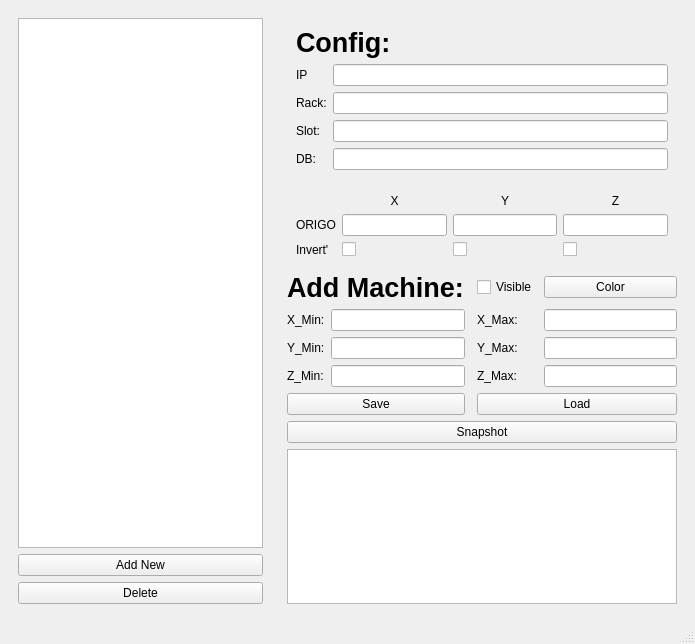
<?xml version="1.0" encoding="UTF-8"?>
<ui version="4.0">
 <class>MainWindow</class>
 <widget class="QMainWindow" name="MainWindow">
  <property name="geometry">
   <rect>
    <x>0</x>
    <y>0</y>
    <width>695</width>
    <height>644</height>
   </rect>
  </property>
  <property name="windowTitle">
   <string>MainWindow</string>
  </property>
  <widget class="QWidget" name="centralwidget">
   <layout class="QHBoxLayout" name="horizontalLayout">
    <item>
     <widget class="QWidget" name="widget_3" native="true">
      <layout class="QVBoxLayout" name="verticalLayout">
       <item>
        <widget class="QListView" name="listView">
         <property name="selectionMode">
          <enum>QAbstractItemView::SingleSelection</enum>
         </property>
        </widget>
       </item>
       <item>
        <widget class="QPushButton" name="pushButton_Add">
         <property name="text">
          <string>Add New</string>
         </property>
        </widget>
       </item>
       <item>
        <widget class="QPushButton" name="pushButton_Delete">
         <property name="text">
          <string>Delete</string>
         </property>
        </widget>
       </item>
      </layout>
     </widget>
    </item>
    <item>
     <widget class="QWidget" name="widget" native="true">
      <layout class="QGridLayout" name="gridLayout">
       <item row="1" column="0" colspan="5">
        <widget class="QWidget" name="widget_4" native="true">
         <property name="layoutDirection">
          <enum>Qt::LeftToRight</enum>
         </property>
         <layout class="QGridLayout" name="gridLayout_3">
          <item row="0" column="2">
           <widget class="QLabel" name="label_15">
            <property name="text">
             <string>Y</string>
            </property>
            <property name="alignment">
             <set>Qt::AlignCenter</set>
            </property>
           </widget>
          </item>
          <item row="0" column="3">
           <widget class="QLabel" name="label_16">
            <property name="text">
             <string>Z</string>
            </property>
            <property name="alignment">
             <set>Qt::AlignCenter</set>
            </property>
           </widget>
          </item>
          <item row="1" column="3">
           <widget class="QLineEdit" name="lineEdit_OrigoZ"/>
          </item>
          <item row="0" column="1">
           <widget class="QLabel" name="label_14">
            <property name="text">
             <string>X</string>
            </property>
            <property name="alignment">
             <set>Qt::AlignCenter</set>
            </property>
           </widget>
          </item>
          <item row="1" column="1">
           <widget class="QLineEdit" name="lineEdit_OrigoX"/>
          </item>
          <item row="1" column="2">
           <widget class="QLineEdit" name="_OrigoY"/>
          </item>
          <item row="1" column="0">
           <widget class="QLabel" name="label_13">
            <property name="text">
             <string>ORIGO</string>
            </property>
            <property name="alignment">
             <set>Qt::AlignLeading|Qt::AlignLeft|Qt::AlignVCenter</set>
            </property>
           </widget>
          </item>
          <item row="2" column="0">
           <widget class="QLabel" name="label_17">
            <property name="text">
             <string>Invert'</string>
            </property>
           </widget>
          </item>
          <item row="2" column="1">
           <widget class="QCheckBox" name="checkBox_X">
            <property name="text">
             <string/>
            </property>
           </widget>
          </item>
          <item row="2" column="2">
           <widget class="QCheckBox" name="checkBox_Y">
            <property name="text">
             <string/>
            </property>
           </widget>
          </item>
          <item row="2" column="3">
           <widget class="QCheckBox" name="checkBox_Z">
            <property name="text">
             <string/>
            </property>
           </widget>
          </item>
         </layout>
        </widget>
       </item>
       <item row="6" column="3">
        <widget class="QLabel" name="label_2">
         <property name="text">
          <string>Z_Max:</string>
         </property>
        </widget>
       </item>
       <item row="4" column="4">
        <widget class="QLineEdit" name="lineEdit_XMax"/>
       </item>
       <item row="0" column="0" colspan="5">
        <widget class="QWidget" name="widget_2" native="true">
         <layout class="QGridLayout" name="gridLayout_2">
          <item row="1" column="1">
           <widget class="QLineEdit" name="lineEdit_IP"/>
          </item>
          <item row="2" column="0">
           <widget class="QLabel" name="label_9">
            <property name="text">
             <string>Rack:</string>
            </property>
           </widget>
          </item>
          <item row="4" column="1">
           <widget class="QLineEdit" name="DB"/>
          </item>
          <item row="1" column="0">
           <widget class="QLabel" name="label_8">
            <property name="text">
             <string>IP</string>
            </property>
           </widget>
          </item>
          <item row="3" column="0">
           <widget class="QLabel" name="label_10">
            <property name="text">
             <string>Slot:</string>
            </property>
           </widget>
          </item>
          <item row="3" column="1">
           <widget class="QLineEdit" name="lineEdit_Slot"/>
          </item>
          <item row="0" column="0" colspan="2">
           <widget class="QLabel" name="label_12">
            <property name="font">
             <font>
              <pointsize>20</pointsize>
              <weight>75</weight>
              <bold>true</bold>
             </font>
            </property>
            <property name="text">
             <string>Config:</string>
            </property>
           </widget>
          </item>
          <item row="4" column="0">
           <widget class="QLabel" name="label_11">
            <property name="text">
             <string>DB:</string>
            </property>
           </widget>
          </item>
          <item row="2" column="1">
           <widget class="QLineEdit" name="lineEdit_Rack"/>
          </item>
         </layout>
        </widget>
       </item>
       <item row="10" column="0" colspan="5">
        <widget class="QListView" name="listView_2"/>
       </item>
       <item row="3" column="4">
        <widget class="QPushButton" name="pushButton_Color">
         <property name="text">
          <string>Color</string>
         </property>
        </widget>
       </item>
       <item row="9" column="0" colspan="5">
        <widget class="QPushButton" name="pushButton_Snapshot">
         <property name="text">
          <string>Snapshot</string>
         </property>
        </widget>
       </item>
       <item row="4" column="0">
        <widget class="QLabel" name="label_5">
         <property name="text">
          <string>X_Min:</string>
         </property>
        </widget>
       </item>
       <item row="3" column="0" colspan="2">
        <widget class="QLabel" name="label_7">
         <property name="font">
          <font>
           <pointsize>20</pointsize>
           <weight>75</weight>
           <bold>true</bold>
          </font>
         </property>
         <property name="frameShadow">
          <enum>QFrame::Plain</enum>
         </property>
         <property name="text">
          <string>Add Machine:</string>
         </property>
         <property name="alignment">
          <set>Qt::AlignBottom|Qt::AlignLeading|Qt::AlignLeft</set>
         </property>
        </widget>
       </item>
       <item row="6" column="0">
        <widget class="QLabel" name="label">
         <property name="text">
          <string>Z_Min:</string>
         </property>
        </widget>
       </item>
       <item row="4" column="1">
        <widget class="QLineEdit" name="lineEdit_X_Min"/>
       </item>
       <item row="6" column="1">
        <widget class="QLineEdit" name="lineEdit_ZMin"/>
       </item>
       <item row="6" column="4">
        <widget class="QLineEdit" name="lineEdit_ZMax"/>
       </item>
       <item row="5" column="1">
        <widget class="QLineEdit" name="lineEdit_Y_Min"/>
       </item>
       <item row="5" column="4">
        <widget class="QLineEdit" name="lineEdit_YMax"/>
       </item>
       <item row="8" column="0" colspan="2">
        <widget class="QPushButton" name="pushButton">
         <property name="text">
          <string>Save</string>
         </property>
        </widget>
       </item>
       <item row="8" column="3" colspan="2">
        <widget class="QPushButton" name="pushButton_Load">
         <property name="text">
          <string>Load</string>
         </property>
        </widget>
       </item>
       <item row="5" column="0">
        <widget class="QLabel" name="label_3">
         <property name="text">
          <string>Y_Min:</string>
         </property>
        </widget>
       </item>
       <item row="5" column="3">
        <widget class="QLabel" name="label_4">
         <property name="text">
          <string>Y_Max:</string>
         </property>
        </widget>
       </item>
       <item row="4" column="3">
        <widget class="QLabel" name="label_6">
         <property name="text">
          <string>X_Max:</string>
         </property>
        </widget>
       </item>
       <item row="3" column="3">
        <widget class="QCheckBox" name="checkBox_Visible">
         <property name="text">
          <string>Visible</string>
         </property>
        </widget>
       </item>
      </layout>
     </widget>
    </item>
   </layout>
  </widget>
  <widget class="QMenuBar" name="menubar">
   <property name="geometry">
    <rect>
     <x>0</x>
     <y>0</y>
     <width>695</width>
     <height>21</height>
    </rect>
   </property>
  </widget>
  <widget class="QStatusBar" name="statusbar"/>
 </widget>
 <resources/>
 <connections/>
</ui>
